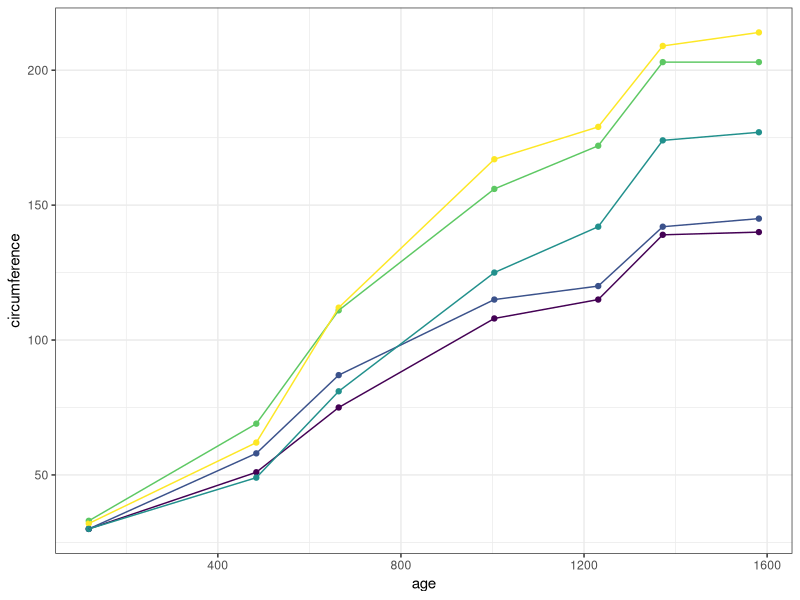
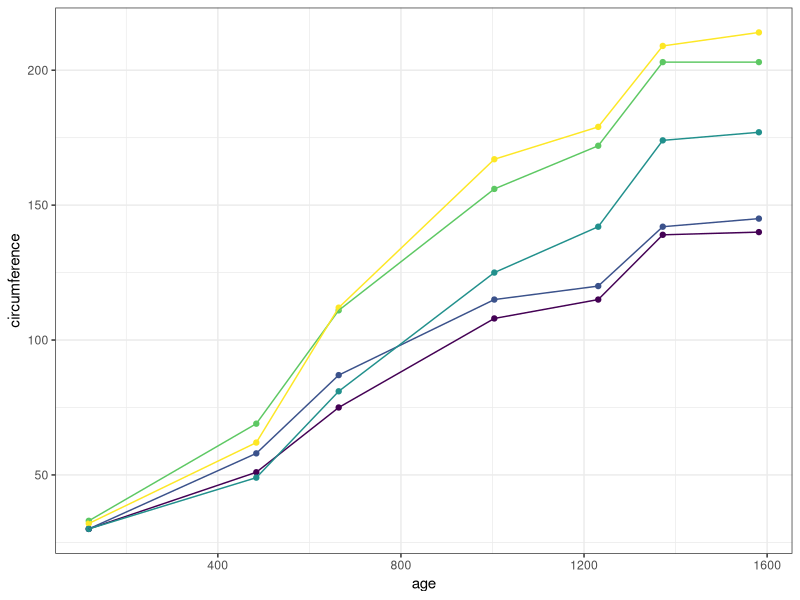

Here is the R script that generated these plots, in order:
## ---- chunk 1
library(ggplot2)
oplot <- ggplot(Orange, aes(x = age, 
                   y = circumference, 
                   colour = Tree)) +
  geom_point() +
  geom_line() +
  guides(colour = FALSE) +
  theme_bw()
oplot
## ---- chunk 2
oplot
